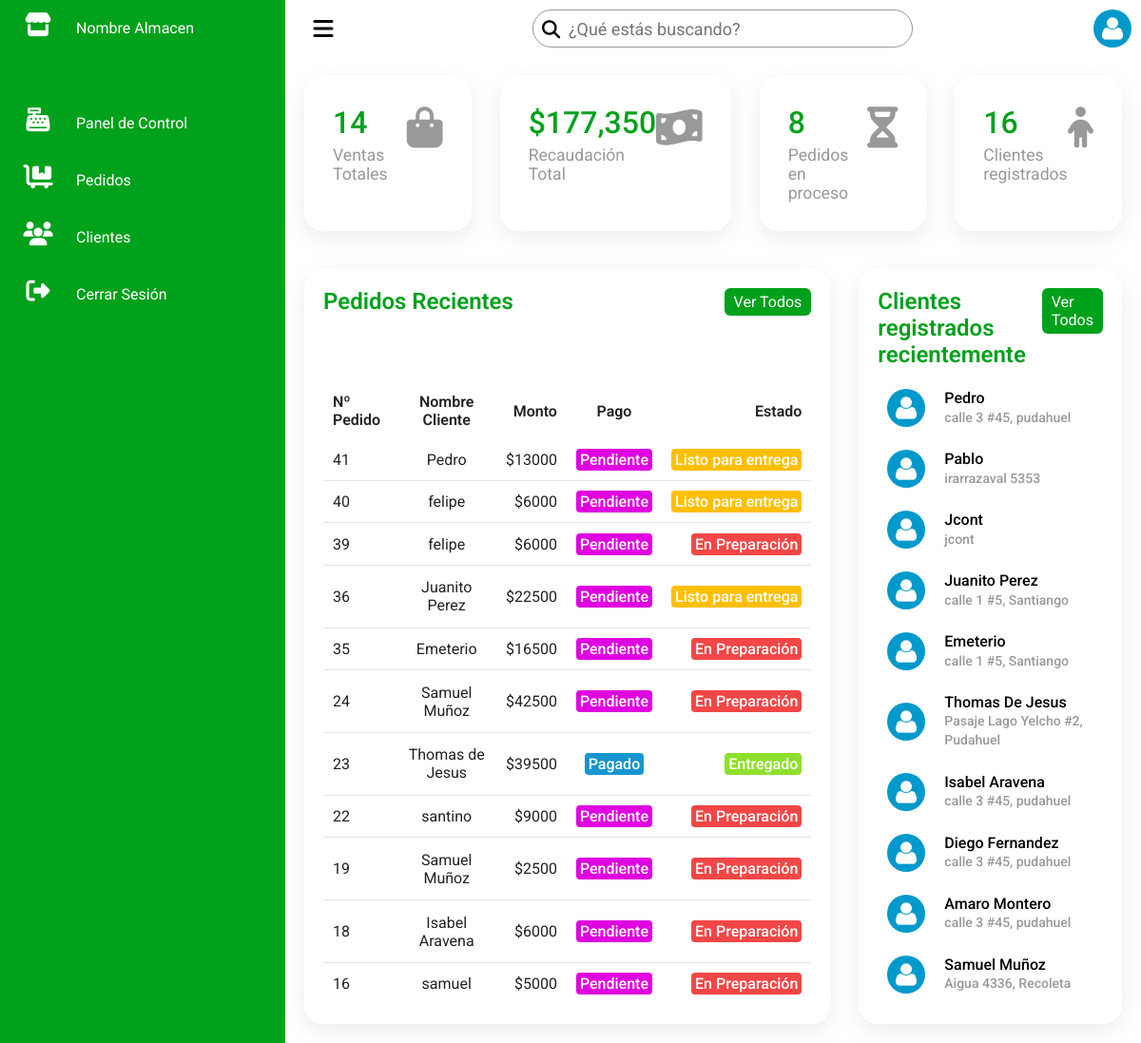
Screenshot of /dashboard/ (signed in) with the database file from the repository.
### loginRegister/models.py (models this page shows)
class Pedido(models.Model):
    cliente = models.ForeignKey(Usuario, related_name="pedidos", on_delete=models.CASCADE)
    productos = models.TextField(default='null')
    total = models.IntegerField(default=0)
    estado = models.IntegerField(default=1)
    pago = models.IntegerField(default=1)

class Usuario(models.Model):
    nombre = models.CharField(max_length=255)
    email = models.EmailField(max_length=255)
    direccion = models.CharField(max_length=255)
    telefono = models.CharField(max_length=15)
    password = models.CharField(max_length=255)
    objects = UserManager()
    nivel = models.IntegerField(default=1)

### dashboard/views.py (the view)
# urls.py: path('dashboard/', include('dashboard.urls')),
def dashboard(request):
    if request.session.get('email') == None:
        return redirect('/main/')
    else:
        usuario = Usuario.objects.get(email=request.session['email'])
        if usuario.nivel == 1:
            return redirect('/main/')
        elif usuario.nivel == 9:
            pedidos = Pedido.objects.all().order_by("-id")
            pedidos_en_proceso = Pedido.objects.filter(estado="1")
            total = 0
            for pedido in pedidos:
                total += pedido.total
            clientes = Usuario.objects.all()
            ultimos_clientes = Usuario.objects.all().order_by("-id")
            context = {
                'pedidos': pedidos,
                'clientes': clientes,
                'ultimos_clientes': ultimos_clientes,
                'en_proceso': pedidos_en_proceso,
                'total': total,
            }
            return render(request, 'dashboard.html', context=context)

### dashboard/templates/dashboard.html (shortened to what this page needs)
<!DOCTYPE html>
<html lang="es>
<head>
    <meta charset="UTF-8">
    {% load static %}
    <link rel="stylesheet" href="{% static 'css/dashboard.css' %}" />
</head>
<body>
    <div class="container">
        <div class="navigation">
            <ul>
                <li>
                    <a href="/dashboard/">
                        <span class="icon"><i class="fas fa-store"></i></span>
                        <span class="title">Nombre Almacen</span>
                    </a>
                </li>
                <li>
                    <a href="/dashboard/">
                        <span class="icon"><i class="fas fa-cash-register"></i></span>
                        <span class="title">Panel de Control</span>
                    </a>
                </li>
                <li>
                    <a href="/dashboard/pedidos/">
                        <span class="icon"><i class="fas fa-dolly-flatbed"></i></span>
                        <span class="title">Pedidos</span>
                    </a>
                </li>
                <li>
                    <a href="/dashboard/clientes/">
                        <span class="icon"><i class="fas fa-users"></i></span>
                        <span class="title">Clientes</span>
                    </a>
                </li>
                <li>
                    <a href="/logout">
                        <span class="icon"><i class="fas fa-sign-out-alt"></i></span>
                        <span class="title">Cerrar Sesión</span>
                    </a>
                </li>
            </ul>
        </div>
        <div class="main">
            <div class="topbar">
                <div class="toggle">
                    <i class="fas fa-bars"></i>
                </div>
                <div class="busqueda">
                    <label>
                        <input type="text" placeholder="¿Qué estás buscando?">
                        <i class="fas fa-search"></i>
                    </label>
                </div>
                <div class="usuario">
                    <img src="{% static 'img/user.png' %}">
                </div>
            </div>
            <div class="cardBox">
                <div class="card">
                    <div>
                        <div class="numbers">{{pedidos.count}}</div>
                        <div class="cardName">Ventas Totales</div>
                    </div>
                    <div class="iconBox">
                        <i class="fas fa-shopping-bag"></i>
                    </div>
                </div>
                <div class="card">
                    <div>
                        {% load humanize %}
                        <div class="numbers">${{total|intcomma}}</div>
                        <div class="cardName">Recaudación Total</div>
                    </div>
                    <div class="iconBox">
                        <i class="fas fa-money-bill-wave"></i>
                    </div>
                </div>
                <div class="card">
                    <div>
                        <div class="numbers">{{en_proceso.count}}</div>
                        <div class="cardName">Pedidos en proceso</div>
                    </div>
                    <div class="iconBox">
                        <i class="fas fa-hourglass-half"></i>
                    </div>
                </div>
                <div class="card">
                    <div>
                        <div class="numbers">{{clientes.count}}</div>
                        <div class="cardName">Clientes registrados</div>
                    </div>
                    <div class="iconBox">
                        <i class="fas fa-child"></i>
                    </div>
                </div>
            </div>
            <div class="pedidos">
                <div class="pedidosRecientes">
                    <div class="cardHeader">
                        <h2>Pedidos Recientes</h2>
                        <a href="pedidos/" class="btn">Ver Todos</a>
                    </div>
                    <table>
                        <thead>
                            <tr>
                                <td>Nº Pedido</td>
                                <td>Nombre Cliente</td>
                                <td>Monto</td>
                                <td>Pago</td>
                                <td>Estado</td>
                            </tr>
                        </thead>
                        <tbody>
                            {% for pedido in pedidos|slice:":11" %}
                            <tr>
                                <td>{{pedido.id}}</td>
                                <td>{{pedido.cliente.nombre}}</td>
                                <td>${{pedido.total}}</td>
                                {% if pedido.pago == 1 %}
                                <td><span class="to-pay">Pendiente</td></span>
                                {% elif pedido.pago == 2 %}
                                <td><span class="paid-out">Pagado</td></span>
                                {% endif %}
                                {% if pedido.estado == 1 %}
                                <td><span class="status in-progress">En Preparación</span></td>
                                {% elif pedido.estado == 2 %}
                                <td><span class="status ready">Listo para entrega</span></td>
                                {% elif pedido.estado == 3 %}
                                <td><span class="status complete">Entregado</span></td>
                                {% endif %}
                            </tr>
                            {% endfor %}
                        </tbody>
                    </table>
                </div>
                <div class="clientesRecientes">
                    <div class="cardHeader">
                        <h2>Clientes registrados recientemente</h2>
                        <a href="clientes/" class="btn">Ver Todos</a>
                    </div>
                    <table>
                        {% for cliente in ultimos_clientes|slice:":10" %}
                        <tr>
                            <td width="60px"><div class="imgBox"><img src="{% static 'img/user.png' %}" alt=""></div></td>
                            <td><h4>{{cliente.nombre.title}}<br><span>{{cliente.direccion}}</span></h4></td>
                        </tr>
                        {% endfor %}
                    </table>
                </div>
            </div>
        </div>
    </div>
</body>
</html>

### rows the page displays
Pedido: id "41", cliente.nombre "Pedro", total "13000", pago "Pendiente", estado "Listo para entrega"
Pedido: id "40", cliente.nombre "felipe", total "6000", pago "Pendiente", estado "Listo para entrega"
Pedido: id "39", cliente.nombre "felipe", total "6000", pago "Pendiente", estado "En Preparación"
Pedido: id "36", cliente.nombre "Juanito Perez", total "22500", pago "Pendiente", estado "Listo para entrega"
Pedido: id "35", cliente.nombre "Emeterio", total "16500", pago "Pendiente", estado "En Preparación"
Pedido: id "24", cliente.nombre "Samuel Muñoz", total "42500", pago "Pendiente", estado "En Preparación"
Pedido: id "23", cliente.nombre "Thomas de Jesus", total "39500", pago "Pagado", estado "Entregado"
Pedido: id "22", cliente.nombre "santino", total "9000", pago "Pendiente", estado "En Preparación"
Pedido: id "19", cliente.nombre "Samuel Muñoz", total "2500", pago "Pendiente", estado "En Preparación"
Pedido: id "18", cliente.nombre "Isabel Aravena", total "6000", pago "Pendiente", estado "En Preparación"
Pedido: id "16", cliente.nombre "samuel", total "5000", pago "Pendiente", estado "En Preparación"
Usuario: nombre "Pedro", direccion "calle 3 #45, pudahuel"
Usuario: nombre "Pablo", direccion "irarrazaval 5353"
Usuario: nombre "Jcont", direccion "jcont"
Usuario: nombre "Juanito Perez", direccion "calle 1 #5, Santiango"
Usuario: nombre "Emeterio", direccion "calle 1 #5, Santiango"
Usuario: nombre "Thomas De Jesus", direccion "Pasaje Lago Yelcho #2, Pudahuel"
Usuario: nombre "Isabel Aravena", direccion "calle 3 #45, pudahuel"
Usuario: nombre "Diego Fernandez", direccion "calle 3 #45, pudahuel"
Usuario: nombre "Amaro Montero", direccion "calle 3 #45, pudahuel"
Usuario: nombre "Samuel Muñoz", direccion "Aigua 4336, Recoleta"

### other values shown
{{ pedidos.count }} "14"
{{ total|intcomma }} "177,350"
{{ en_proceso.count }} "8"
{{ clientes.count }} "16"
